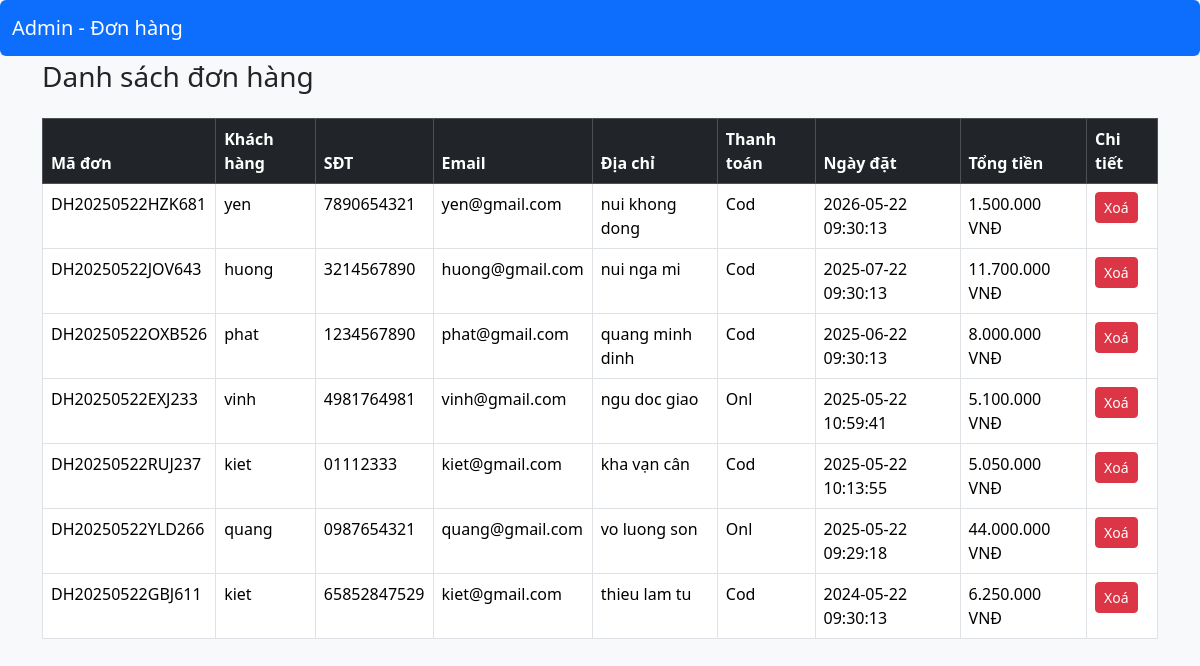
Page /admin/view_orders.php on the earlier database version.
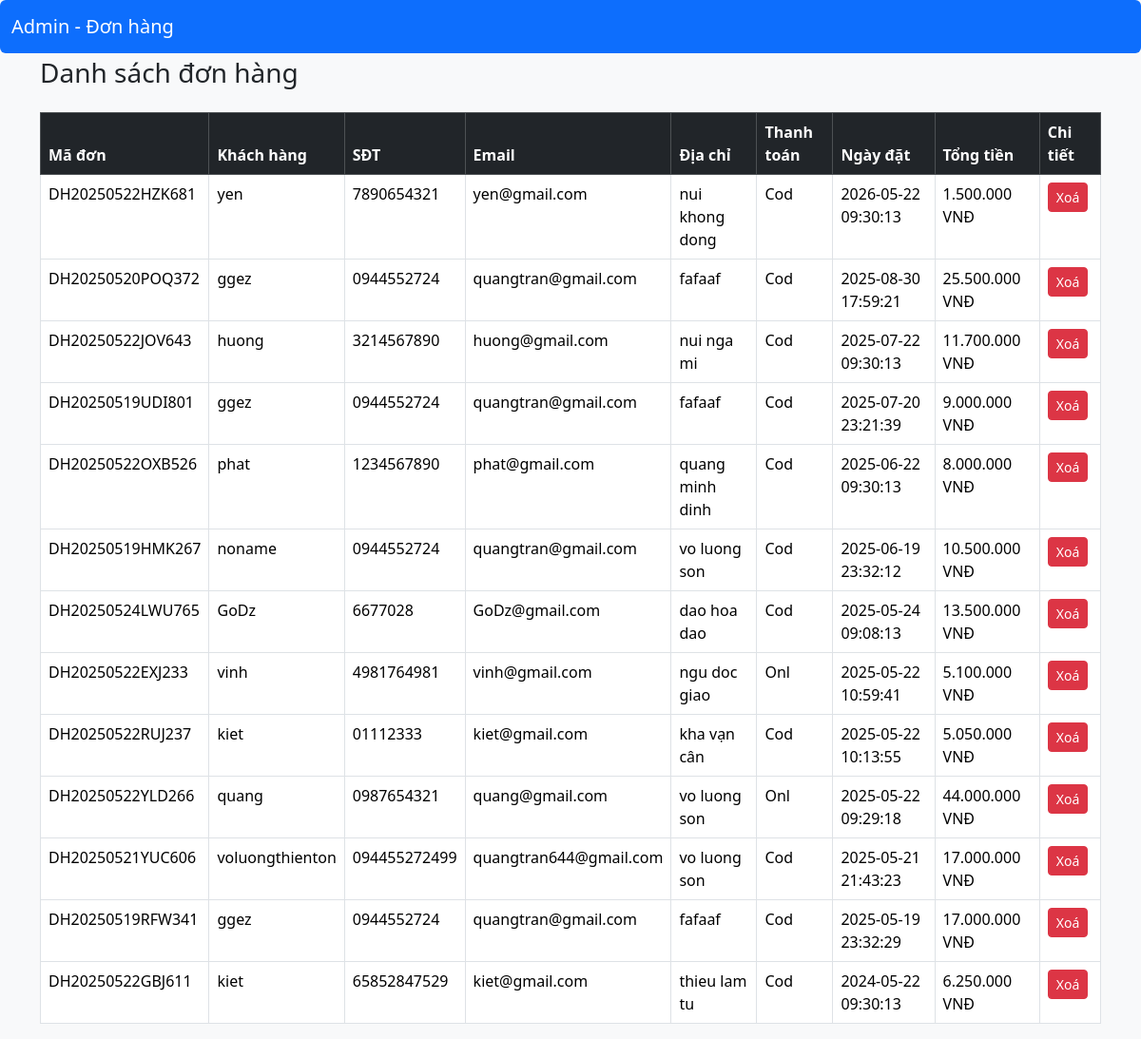
Same page on the later database version.
### tables this page shows
CREATE TABLE `orders` (
  `id` int(11) NOT NULL,
  `customer_name` varchar(100) DEFAULT NULL,
  `phone` varchar(20) DEFAULT NULL,
  `address` text DEFAULT NULL,
  `payment_method` varchar(50) DEFAULT NULL,
  `order_date` datetime DEFAULT NULL,
  `email` varchar(50) DEFAULT NULL,
  `order_id` varchar(255) DEFAULT NULL
);

### admin/view_orders.php (the view, shortened to what this page needs)
<?php
require_once('../libs/config.php');
try {
    $stmt = $conn->query("
        SELECT o.id AS order_id, o.customer_name, o.phone, o.address, o.email, o.payment_method, o.order_date,
               o.order_id, SUM(oi.quantity * oi.price) AS total_amount
        FROM orders o
        LEFT JOIN order_items oi ON o.order_id = oi.order_id
        GROUP BY o.id
        ORDER BY o.order_date DESC
    ");
    $orders = $stmt->fetchAll();
} catch (PDOException $e) {
    die("Lỗi truy vấn đơn hàng: " . $e->getMessage());
}
?>
<!DOCTYPE html>
<html lang="vi">
<head>
    <link href="https://cdn.jsdelivr.net/npm/bootstrap@5.3.3/dist/css/bootstrap.min.css" rel="stylesheet">
</head>
<body class="bg-light">
<nav class="navbar navbar-expand-lg navbar-dark bg-primary mb-1 rounded">
    <div class="container-fluid">
        <a class="navbar-brand" href="dashboard.php">Admin - Đơn hàng</a>
    </div>
</nav>
<div class="container">
    <h3 class="mb-4">Danh sách đơn hàng</h3>
    <div class="table-responsive">
        <table class="table table-bordered table-hover bg-white">
            <thead class="table-dark">
                <tr>
                    <th>Mã đơn</th>
                    <th>Khách hàng</th>
                    <th>SĐT</th>
                    <th>Email</th>
                    <th>Địa chỉ</th>
                    <th>Thanh toán</th>
                    <th>Ngày đặt</th>
                    <th>Tổng tiền</th>
                    <th>Chi tiết</th>
                </tr>
            </thead>
            <tbody>
                <?php if (!empty($orders)) : ?>
                    <?php foreach ($orders as $order): ?>
                        <tr>
                            <td><?= htmlspecialchars($order['order_id']) ?></td>
                            <td><?= htmlspecialchars($order['customer_name']) ?></td>
                            <td><?= htmlspecialchars($order['phone']) ?></td>
                            <td><?= htmlspecialchars($order['email']) ?></td>
                            <td><?= htmlspecialchars($order['address']) ?></td>
                            <td><?= htmlspecialchars($order['payment_method']) ?></td>
                            <td><?= htmlspecialchars($order['order_date']) ?></td>
                            <td><?= number_format($order['total_amount'], 0, ',', '.') ?> VNĐ</td>
                            <td>
                                <a href="order_details.php?order_id=<?= $order['order_id'] ?>" class="btn btn-sm btn-danger">Xoá</a>
                            </td>
                        </tr>
                    <?php endforeach; ?>
                <?php else : ?>
                    <tr><td colspan="9" class="text-center">Không có đơn hàng nào</td></tr>
                <?php endif; ?>
            </tbody>
        </table>
    </div>
</div>
</body>
</html>

Differences in the rows shown:
added orders: order "DH20250520POQ372", customer_name "ggez", phone "0944552724", email "quangtran@gmail.com", address "fafaaf", payment_method "Cod", order_date "2025-08-30 17:59:21", total_amount "25.500.000"
added orders: order "DH20250519UDI801", customer_name "ggez", phone "0944552724", email "quangtran@gmail.com", address "fafaaf", payment_method "Cod", order_date "2025-07-20 23:21:39", total_amount "9.000.000"
added orders: order "DH20250519HMK267", customer_name "noname", phone "0944552724", email "quangtran@gmail.com", address "vo luong son", payment_method "Cod", order_date "2025-06-19 23:32:12", total_amount "10.500.000"
added orders: order "DH20250524LWU765", customer_name "GoDz", phone "6677028", email "GoDz@gmail.com", address "dao hoa dao", payment_method "Cod", order_date "2025-05-24 09:08:13", total_amount "13.500.000"
added orders: order "DH20250521YUC606", customer_name "voluongthienton", phone "094455272499", email "quangtran644@gmail.com", address "vo luong son", payment_method "Cod", order_date "2025-05-21 21:43:23", total_amount "17.000.000"
added orders: order "DH20250519RFW341", customer_name "ggez", phone "0944552724", email "quangtran@gmail.com", address "fafaaf", payment_method "Cod", order_date "2025-05-19 23:32:29", total_amount "17.000.000"
